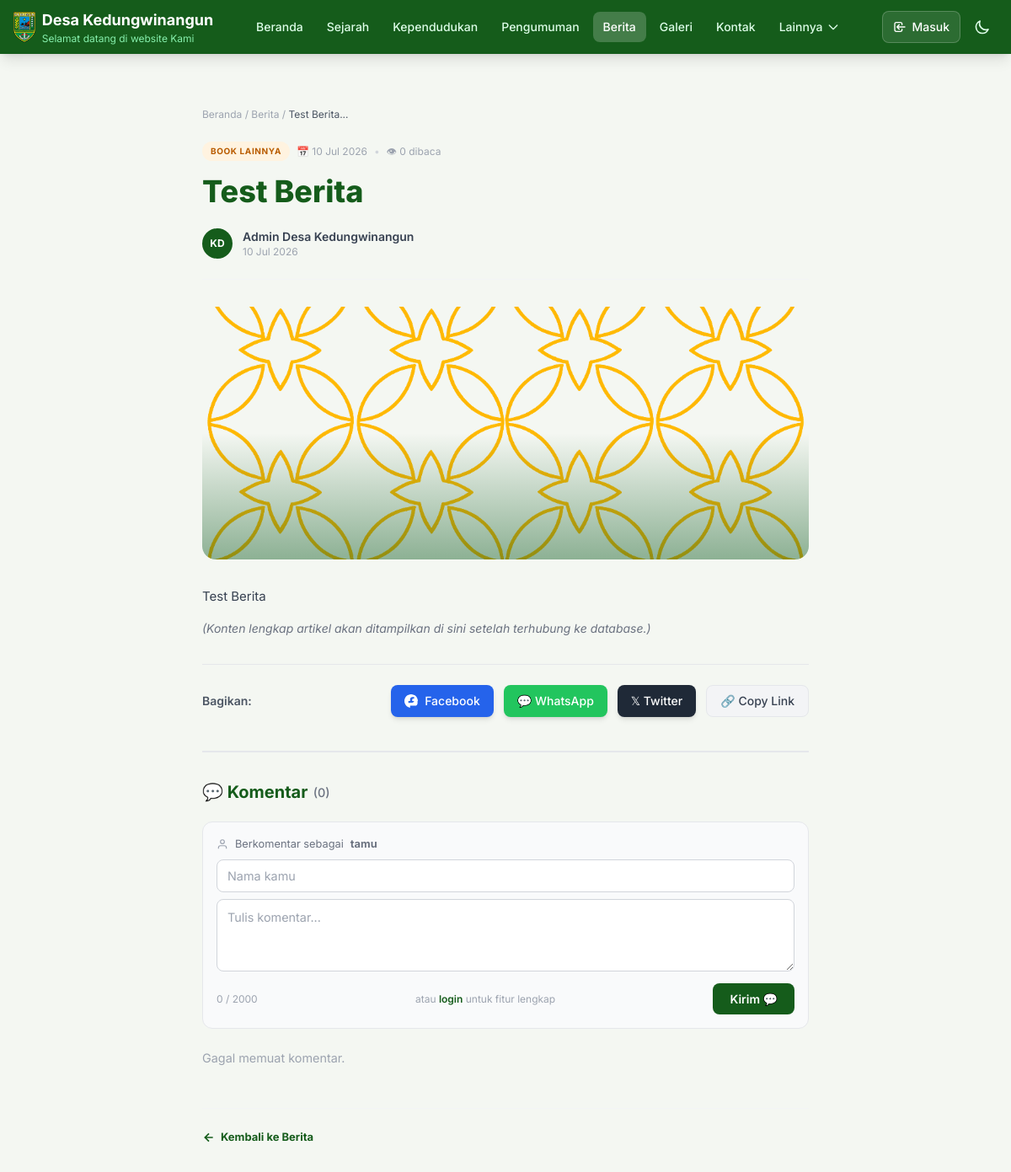
Page /berita/40 on the committed database.
### tables this page shows
CREATE TABLE config (
                key TEXT PRIMARY KEY,
                value TEXT
            );

CREATE TABLE berita (
                id INTEGER PRIMARY KEY AUTOINCREMENT,
                judul TEXT NOT NULL,
                excerpt TEXT,
                kategori TEXT,
                badge_class TEXT DEFAULT 'badge-green',
                kategori_icon TEXT DEFAULT '📰',
                tanggal TEXT,
                views TEXT DEFAULT '0',
                gambar_url TEXT,
                gambar_alt TEXT,
                video_url TEXT,
                penulis TEXT DEFAULT 'Admin Desa Kedungwinangun',
                unggulan INTEGER DEFAULT 0,
                facebook_auto_post INTEGER DEFAULT 0,
                created_at TIMESTAMP DEFAULT CURRENT_TIMESTAMP
            );

### routes/public.py (the view)
@public_bp.route("/berita/<int:berita_id>")
def detail_berita(berita_id):
    try:
        desa_info = get_desa_info_with_maps()
        custom_pages = get_all_pages()
        artikel = get_berita_by_id(berita_id)
        if not artikel:
            flash('Berita tidak ditemukan', 'error')
            return redirect(url_for('public.berita'))
        show_views = get_config("berita_tampilkan_views", "1") == "1"
        show_tanggal = get_config("berita_tampilkan_tanggal", "1") == "1"
        return render_template(
            "detail_berita.html",
            desa=desa_info,
            nav_links=set_nav_active("Berita"),
            artikel=artikel,
            show_views=show_views,
            show_tanggal=show_tanggal,
            site_name=desa_info['nama'],
            site_tagline=desa_info['tagline'],
            site_description=desa_info['deskripsi'],
            custom_pages=custom_pages,
        )
    except Exception as e:
        logger.error(f"Error loading berita {berita_id}: {str(e)}")
        flash('Terjadi kesalahan saat memuat berita', 'error')
        return redirect(url_for('public.berita'))

### templates/detail_berita.html (shortened to what this page needs)
<!DOCTYPE html>
<html lang="id">
<head>
    <script src="https://cdn.tailwindcss.com"></script>
    <link rel="stylesheet" href="{{ url_for('static', filename='styles.css') }}">
</head>
<body class="font-sans m-0 bg-[#f4f7f2] text-gray-800">
    <div
        class="w-full max-w-[480px] md:max-w-none mx-auto bg-white md:bg-transparent shadow-[0_0_30px_rgba(0,0,0,0.45)] md:shadow-none min-h-screen overflow-x-hidden">
        {% include 'partials/navbar.html' %}
        <div class="max-w-3xl mx-auto px-6 py-10 md:py-16">
            <p class="text-xs text-gray-400 mb-6">
                <a href="{{ url_for('public.index') }}" class="hover:text-[#155C1B] transition-colors">Beranda</a>
                /
                <a href="{{ url_for('public.berita') }}" class="hover:text-[#155C1B] transition-colors">Berita</a>
                /
                <span class="text-gray-600">{{ artikel.judul[:40] }}...</span>
            </p>
            <div class="flex flex-wrap items-center gap-2 mb-4">
                <span class="news-badge {{ artikel.badge_class }}">{{ artikel.kategori_icon }} {{ artikel.kategori
                    }}</span>
                <span class="text-xs text-gray-400">📅 {{ artikel.tanggal }}</span>
                <span class="text-xs text-gray-300">•</span>
                <span class="text-xs text-gray-400">👁 {{ artikel.views }} dibaca</span>
            </div>
            <h1 class="text-2xl md:text-4xl font-extrabold text-[#155C1B] leading-snug mb-6">
                {{ artikel.judul }}
            </h1>
            <div class="flex items-center gap-3 mb-8 pb-6 border-b border-gray-100">
                <div
                    class="w-9 h-9 rounded-full bg-[#155C1B] flex items-center justify-center text-white text-xs font-bold">
                    KD</div>
                <div>
                    <p class="text-sm font-semibold text-gray-700">{{ artikel.penulis }}</p>
                    <p class="text-xs text-gray-400">{{ artikel.tanggal }}</p>
                </div>
            </div>
            <div class="news-thumb rounded-2xl overflow-hidden mb-8 md:h-[420px]" style="height:300px;">
                <img src="{{ artikel.gambar_url }}" alt="{{ artikel.gambar_alt }}"
                    style="height:300px; width:100%; object-fit:cover;">
            </div>
            <div class="prose prose-green max-w-none text-gray-700 leading-relaxed text-[15px]">
                <p>{{ artikel.excerpt }}</p>
                <p class="mt-4 text-gray-500 italic text-sm">
                    (Konten lengkap artikel akan ditampilkan di sini setelah terhubung ke database.)
                </p>
            </div>
            <div class="mt-8 pt-6 border-t border-gray-200">
                <div class="flex items-center justify-between flex-wrap gap-4">
                    <span class="text-sm font-semibold text-gray-600">Bagikan:</span>
                    <div class="flex gap-3">
                        <a href="https://www.facebook.com/sharer/sharer.php?u={{ request.url|urlencode }}"
                           target="_blank"
                           class="share-btn inline-flex items-center gap-2 px-4 py-2 bg-blue-600 text-white rounded-lg text-sm font-medium hover:bg-blue-700 shadow-md">
                            Facebook
                        </a>
                        <a href="https://wa.me/?text={{ artikel.judul|urlencode }}%20{{ request.url|urlencode }}"
                           target="_blank"
                           class="share-btn inline-flex items-center gap-2 px-4 py-2 bg-green-500 text-white rounded-lg text-sm font-medium hover:bg-green-600 shadow-md">
                            💬 WhatsApp
                        </a>
                        <a href="https://twitter.com/intent/tweet?text={{ artikel.judul|urlencode }}&url={{ request.url|urlencode }}"
                           target="_blank"
                           class="share-btn inline-flex items-center gap-2 px-4 py-2 bg-gray-800 text-white rounded-lg text-sm font-medium hover:bg-gray-900 shadow-md">
                            𝕏 Twitter
                        </a>
                        <button onclick="copyLink()"
                                class="share-btn inline-flex items-center gap-2 px-4 py-2 bg-gray-100 text-gray-700 rounded-lg text-sm font-medium hover:bg-gray-200 border border-gray-200">
                            🔗 Copy Link
                        </button>
                    </div>
                </div>
            </div>
            <section class="komentar-section" id="komentar">
                <h3>
                    💬 Komentar
                    <span class="count" id="comment-count">(0)</span>
                </h3>
                <form id="comment-form" class="comment-form {% if session.user_logged_in %}logged-in{% endif %}">
                    <div class="comment-form-aside">
                        {% if session.user_logged_in %}
                            <div class="comment-avatar" style="position:static;width:auto;height:auto;background:none;color:inherit;font-size:0.85rem;font-weight:600;">
                                {{ session.user_nama }}
                            </div>
                            {% if session.user_role == 'admin' %}
                                <span class="badge-role">Admin</span>
                            {% elif session.user_role == 'dinas' %}
                                <span class="badge-role" style="background:#fef3c7;color:#b45309;">Petugas</span>
                            {% endif %}
                        {% else %}
                            <svg width="14" height="14" viewBox="0 0 24 24" fill="none" stroke="#9ca3af" stroke-width="2">
                                <path d="M20 21v-2a4 4 0 0 0-4-4H8a4 4 0 0 0-4 4v2"/><circle cx="12" cy="7" r="4"/>
                            </svg>
                            Berkomentar sebagai <strong>tamu</strong>
                        {% endif %}
                    </div>
                    {% if not session.user_logged_in %}
                    <input type="text" id="comment-nama" placeholder="Nama kamu" maxlength="50" autocomplete="name">
                    {% endif %}
                    <textarea id="comment-konten" placeholder="Tulis komentar..." rows="3" maxlength="2000"></textarea>
                    <div class="comment-form-footer">
                        <span class="hint" id="char-count">0 / 2000</span>
                        {% if not session.user_logged_in %}
                        <span class="hint">atau <a href="{{ url_for('public.login') }}" style="color:#155C1B;font-weight:600;">login</a> untuk fitur lengkap</span>
                        {% endif %}
                        <button type="submit" class="btn-kirim" id="btn-kirim-komentar">Kirim 💬</button>
                    </div>
                </form>
                <div id="comments-container">
                </div>
            </section>
            <div class="mt-12 pt-6 border-t border-gray-100">
                <a href="{{ url_for('public.berita') }}" class="news-readmore">
                    <svg width="16" height="16" viewBox="0 0 24 24" fill="none" stroke="currentColor" stroke-width="2.5"
                        style="transform: rotate(180deg)">
                        <path d="M5 12h14M12 5l7 7-7 7" />
                    </svg>
                    Kembali ke Berita
                </a>
            </div>
        </div>
    </div>
</body>
</html>

### templates/partials/navbar.html (shortened to what this page needs)
<nav class="bg-[#155C1B] sticky top-0 z-50 shadow-lg {{ navbar_extra_class or '' }}" id="main-navbar" x-data="{ mobileOpen: false, dropdownOpen: false }">
    <div class="max-w-7xl mx-auto px-4">
        <div class="flex items-center justify-between h-14 md:h-16">
            <a href="{{ url_for('public.index') }}" class="flex items-center gap-2">
                <img src="{{ url_for('static', filename='images/kebumen.png') }}" alt="Logo" class="h-9 w-auto">
                <div class="hidden sm:block">
                    <div class="text-white font-bold text-sm md:text-lg">{{ site_name or 'Desa' }}</div>
                    <div class="text-green-300 text-[10px] md:text-xs">{{ site_tagline or '' }}</div>
                </div>
            </a>
            <div class="hidden lg:flex items-center gap-1">
                {% for link in nav_links %}
                {% if link.label == 'Lainnya' %}
                <div class="relative">
                    <button @click="dropdownOpen = !dropdownOpen"
                            class="px-3 py-2 rounded-lg text-sm font-medium transition-colors flex items-center gap-1
                                   {% if link.active %}bg-white/20 text-white{% else %}text-green-100 hover:bg-white/10 hover:text-white{% endif %}">
                        Lainnya
                        <svg class="w-4 h-4 transition-transform" :class="{'rotate-180': dropdownOpen}" fill="none" stroke="currentColor" viewBox="0 0 24 24">
                            <path stroke-linecap="round" stroke-linejoin="round" stroke-width="2" d="M19 9l-7 7-7-7"/>
                        </svg>
                    </button>
                </div>
                {% else %}
                <a href="{{ link.href }}" class="px-3 py-2 rounded-lg text-sm font-medium transition-colors
                       {% if link.active %}bg-white/20 text-white{% else %}text-green-100 hover:bg-white/10 hover:text-white{% endif %}">
                    {{ link.label }}
                </a>
                {% endif %}
                {% endfor %}
            </div>
            <div class="flex items-center gap-1 md:gap-2">
                {% if not session.user_logged_in %}
                <div class="hidden md:flex items-center gap-2">
                    <a href="{{ url_for('public.login') }}" class="flex items-center gap-1.5 px-3 py-2 rounded-lg text-white text-sm font-medium bg-white/10 hover:bg-white/20 border border-white/20 transition-all">
                        <svg class="w-4 h-4" fill="none" stroke="currentColor" viewBox="0 0 24 24">
                            <path stroke-linecap="round" stroke-linejoin="round" stroke-width="2" d="M11 16l-4-4m0 0l4-4m-4 4h14m-5 4v1a3 3 0 01-3 3H6a3 3 0 01-3-3V7a3 3 0 013-3h7a3 3 0 013 3v1"/>
                        </svg>
                        Masuk
                    </a>
                </div>
                {% endif %}
                <button id="btn-dark" class="p-2 rounded-lg text-green-100 hover:bg-white/10 transition-colors" aria-label="Dark mode">
                    <svg id="icon-moon" class="w-5 h-5" fill="none" stroke="currentColor" viewBox="0 0 24 24">
                        <path stroke-linecap="round" stroke-linejoin="round" stroke-width="2" d="M20.354 15.354A9 9 0 018.646 3.646 9.003 9.003 0 0012 21a9.003 9.003 0 008.354-5.646z"/>
                    </svg>
                </button>
            </div>
        </div>
    </div>
</nav>

### rows in the picture
config: value "Desa Kedungwinangun"
config: value "Selamat datang di website Kami"
berita: judul "Test Berita", kategori_icon "BOOK", kategori "LAINNYA", tanggal "10 Jul 2026", views "0", penulis "Admin Desa Kedungwinangun", gambar_url (picture), excerpt "Test Berita"

### other values in the picture
{{ link.label }} "Beranda" "Sejarah" "Kependudukan" "Pengumuman" "Berita" "Galeri" "Kontak"
